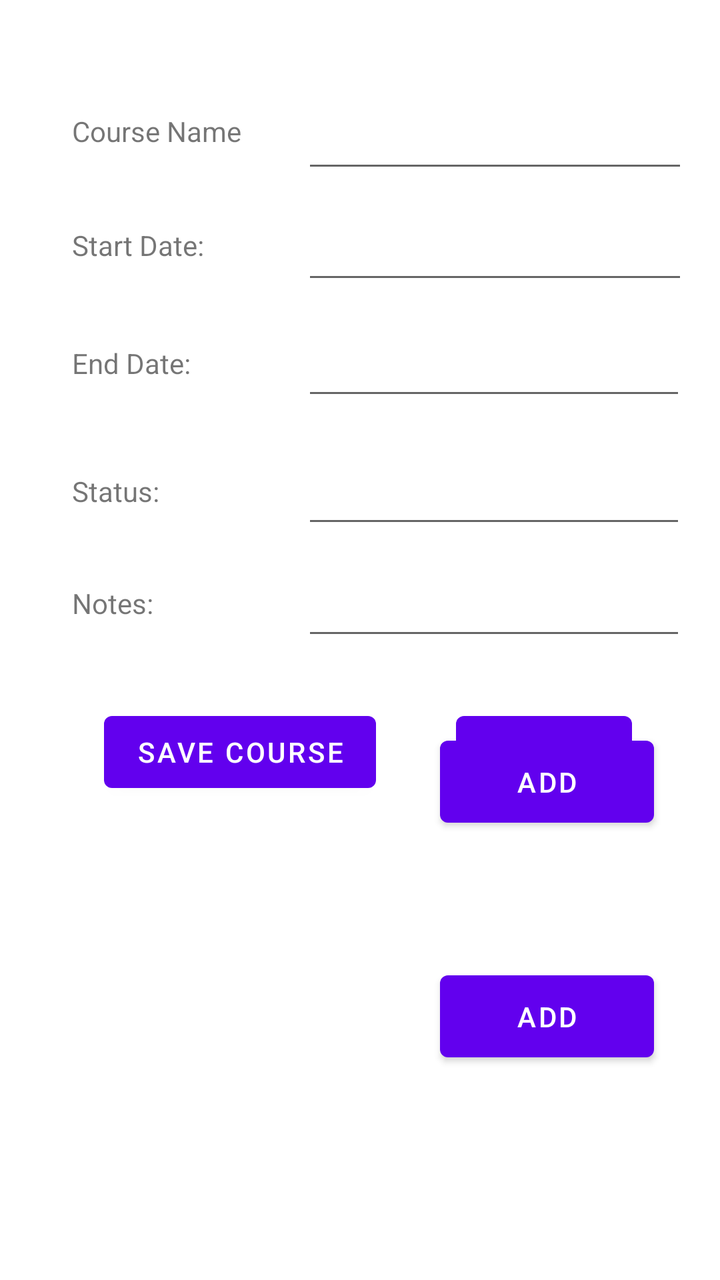
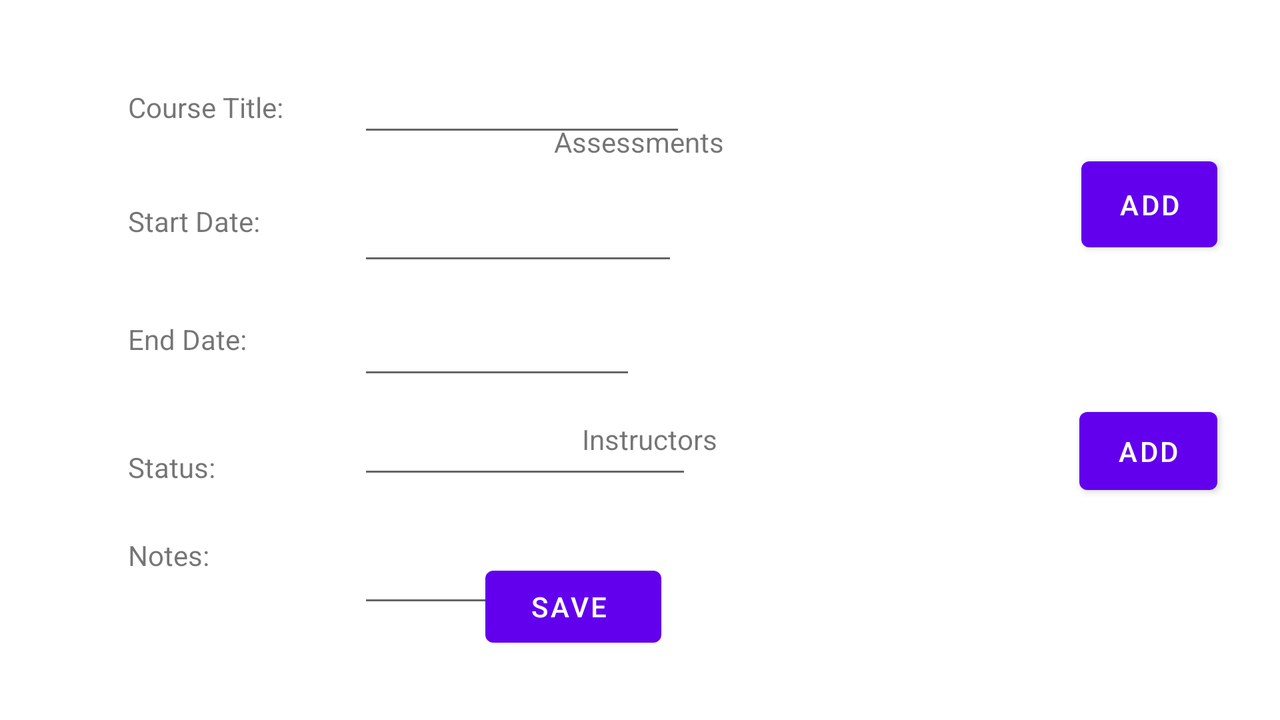

First picture: res/layout/ on a phone held upright. Second picture: the repository's own variant of that layout, on a device whose configuration matches the variant's folder. Source for both follows.
<!-- AndroidManifest.xml: application theme Theme.TermTracker -->
<!-- res/layout/activity_course_details.xml -->
<?xml version="1.0" encoding="utf-8"?>
<androidx.constraintlayout.widget.ConstraintLayout xmlns:android="http://schemas.android.com/apk/res/android"
    xmlns:app="http://schemas.android.com/apk/res-auto"
    xmlns:tools="http://schemas.android.com/tools"
    android:layout_width="match_parent"
    android:layout_height="match_parent"
    android:layout_margin="20dp"
    android:layout_marginTop="35dp"
    android:paddingTop="20dp"
    tools:context=".UI.CourseDetails">

    <EditText
        android:id="@+id/courseNameTitle"
        android:layout_width="193dp"
        android:layout_height="wrap_content"
        android:layout_marginStart="28dp"
        android:paddingLeft="5dp"
        app:layout_constraintBottom_toBottomOf="@id/textView"
        app:layout_constraintStart_toEndOf="@id/textView"
        app:layout_constraintTop_toTopOf="@id/textView" />

    <TextView
        android:id="@+id/textView"
        android:layout_width="87dp"
        android:layout_height="29dp"
        android:layout_marginStart="16dp"
        android:layout_marginTop="16dp"
        android:text="Course Name"
        app:layout_constraintStart_toStartOf="parent"
        app:layout_constraintTop_toTopOf="parent" />

    <TextView
        android:id="@+id/textView2"
        android:layout_width="wrap_content"
        android:layout_height="wrap_content"
        android:layout_marginTop="28dp"
        android:text="Start Date:"
        app:layout_constraintStart_toStartOf="@id/textView"
        app:layout_constraintTop_toBottomOf="@id/textView" />

    <EditText
        android:id="@+id/courseStartDate"
        android:layout_width="196dp"
        android:layout_height="43dp"
        android:ems="10"
        android:inputType="date"
        app:layout_constraintBottom_toBottomOf="@id/textView2"
        app:layout_constraintStart_toStartOf="@id/courseNameTitle"
        app:layout_constraintTop_toTopOf="@id/textView2"
        app:layout_constraintVertical_bias="0.375" />

    <TextView
        android:id="@+id/textView3"
        android:layout_width="wrap_content"
        android:layout_height="wrap_content"
        android:layout_marginTop="40dp"
        android:text="End Date:"
        app:layout_constraintStart_toStartOf="@id/textView"
        app:layout_constraintTop_toBottomOf="@id/textView2" />
    <EditText
        android:id="@+id/courseEndDate"
        android:layout_width="192dp"
        android:layout_height="47dp"
        android:ems="10"
        android:inputType="date"
        app:layout_constraintBottom_toBottomOf="@id/textView3"
        app:layout_constraintStart_toStartOf="@id/courseNameTitle"
        app:layout_constraintTop_toTopOf="@id/textView3" />

    <TextView
        android:id="@+id/textView4"
        android:layout_width="wrap_content"
        android:layout_height="wrap_content"
        android:layout_marginTop="104dp"
        android:text="Status: "
        app:layout_constraintStart_toStartOf="@id/textView"
        app:layout_constraintTop_toBottomOf="@id/textView2" />

    <EditText
        android:id="@+id/statusEditText"
        android:layout_width="192dp"
        android:layout_height="47dp"
        android:ems="10"
        android:inputType="text"
        app:layout_constraintBottom_toBottomOf="@id/textView4"
        app:layout_constraintStart_toStartOf="@id/courseNameTitle"
        app:layout_constraintTop_toTopOf="@id/textView4" />


    <TextView
        android:id="@+id/textView5"
        android:layout_width="wrap_content"
        android:layout_height="wrap_content"
        android:layout_marginTop="160dp"
        android:text="Notes: "
        app:layout_constraintStart_toStartOf="@id/textView"
        app:layout_constraintTop_toBottomOf="@id/textView2" />

    <EditText
        android:id="@+id/notesEditText"
        android:layout_width="192dp"
        android:layout_height="47dp"
        android:ems="10"
        android:inputType="text"
        app:layout_constraintBottom_toBottomOf="@id/textView5"
        app:layout_constraintStart_toStartOf="@id/courseNameTitle"
        app:layout_constraintTop_toTopOf="@id/textView5" />
    <Button
        android:id="@+id/saveCourseButton"
        android:layout_width="wrap_content"
        android:layout_height="wrap_content"
        android:layout_marginStart="32dp"
        android:layout_marginTop="180dp"
        android:text="Save Course"
        android:onClick="addCourseSaveButtonClicked"
        app:layout_constraintStart_toStartOf="parent"
        app:layout_constraintTop_toTopOf="@id/textView3" />

    <Button
        android:id="@+id/backButton"
        android:layout_width="wrap_content"
        android:layout_height="wrap_content"
        android:layout_marginStart="176dp"
        android:layout_marginTop="180dp"
        android:text="Back"
        app:layout_constraintStart_toStartOf="@id/saveCourseButton"
        app:layout_constraintTop_toTopOf="@id/textView3" />

    <androidx.recyclerview.widget.RecyclerView
        android:id="@+id/instructorRecyclerView"
        android:layout_width="327dp"
        android:layout_height="126dp"
        android:layout_marginTop="150dp"
        android:paddingLeft="10dp"
        android:paddingEnd="10dp"
        android:paddingRight="10dp"
        app:layout_constraintBottom_toBottomOf="parent"
        app:layout_constraintEnd_toEndOf="parent"
        app:layout_constraintStart_toStartOf="parent"
        app:layout_constraintTop_toBottomOf="@id/textView3"
        app:layout_constraintVertical_bias="0.3" />

    <androidx.recyclerview.widget.RecyclerView
        android:id="@+id/assessmentRecyclerView"
        android:layout_width="327dp"
        android:layout_height="126dp"
        android:layout_marginTop="150dp"
        android:paddingLeft="10dp"
        android:paddingEnd="10dp"
        android:paddingRight="10dp"
        app:layout_constraintBottom_toBottomOf="parent"
        app:layout_constraintEnd_toEndOf="parent"
        app:layout_constraintStart_toStartOf="parent"
        app:layout_constraintTop_toBottomOf="@id/textView3"
        app:layout_constraintVertical_bias="0.876" >
    </androidx.recyclerview.widget.RecyclerView>

    <Button
        android:id="@+id/addInstructorButton"
        android:onClick="addInstructorButtonClicked"
        android:layout_width="107dp"
        android:layout_height="53dp"
        android:text="Add"
        app:layout_constraintBottom_toBottomOf="@+id/addAssessmentButton"
        app:layout_constraintEnd_toEndOf="@+id/addAssessmentButton"
        app:layout_constraintHorizontal_bias="0.0"
        app:layout_constraintStart_toStartOf="@+id/addAssessmentButton"
        app:layout_constraintTop_toTopOf="parent"
        app:layout_constraintVertical_bias="0.734" />

    <Button
        android:id="@+id/addAssessmentButton"
        android:onClick="addAssessmentButtonClicked"
        android:layout_width="107dp"
        android:layout_height="53dp"
        android:text="Add"
        app:layout_constraintBottom_toBottomOf="parent"
        app:layout_constraintEnd_toEndOf="parent"
        app:layout_constraintHorizontal_bias="0.939"
        app:layout_constraintStart_toStartOf="parent"
        app:layout_constraintTop_toTopOf="parent"
        app:layout_constraintVertical_bias="0.838" />
</androidx.constraintlayout.widget.ConstraintLayout>
<!-- resources referenced by this layout -->
<resources>
  <style name="Theme.TermTracker" parent="Theme.MaterialComponents.DayNight.DarkActionBar">
          
          <item name="colorPrimary">@color/purple_500</item>
          <item name="colorPrimaryVariant">@color/purple_700</item>
          <item name="colorOnPrimary">@color/white</item>
          
          <item name="colorSecondary">@color/teal_200</item>
          <item name="colorSecondaryVariant">@color/teal_700</item>
          <item name="colorOnSecondary">@color/black</item>
          
          <item name="android:statusBarColor">?attr/colorPrimaryVariant</item>
          
      </style>
</resources>
<!-- res/layout-land/activity_course_details.xml (the repository's variant of the layout above) -->
<!-- drawn on the phone turned sideways -->
<?xml version="1.0" encoding="utf-8"?>
<androidx.constraintlayout.widget.ConstraintLayout xmlns:android="http://schemas.android.com/apk/res/android"
    xmlns:app="http://schemas.android.com/apk/res-auto"
    xmlns:tools="http://schemas.android.com/tools"
    android:layout_width="match_parent"
    android:layout_height="match_parent"
    android:layout_margin="20dp"
    android:layout_marginTop="35dp"
    android:paddingTop="20dp"
    tools:context=".UI.CourseDetails">

    <EditText
        android:id="@+id/courseNameTitle"
        android:layout_width="164dp"
        android:layout_height="52dp"
        android:layout_marginStart="28dp"
        android:paddingLeft="5dp"
        app:layout_constraintBottom_toBottomOf="@id/textView"
        app:layout_constraintStart_toEndOf="@id/textView"
        app:layout_constraintTop_toTopOf="@id/textView"
        app:layout_constraintVertical_bias="1.0" />

    <TextView
        android:id="@+id/textView"
        android:layout_width="87dp"
        android:layout_height="29dp"
        android:layout_marginStart="44dp"
        android:layout_marginTop="4dp"
        android:text="Course Title:"
        app:layout_constraintEnd_toStartOf="@+id/courseNameTitle"
        app:layout_constraintHorizontal_bias="0.5"
        app:layout_constraintStart_toStartOf="parent"
        app:layout_constraintTop_toTopOf="parent" />

    <TextView
        android:id="@+id/textView2"
        android:layout_width="wrap_content"
        android:layout_height="wrap_content"
        android:layout_marginTop="28dp"
        android:text="Start Date:"
        app:layout_constraintStart_toStartOf="@id/textView"
        app:layout_constraintTop_toBottomOf="@id/textView" />

    <EditText
        android:id="@+id/courseStartDate"
        android:layout_width="160dp"
        android:layout_height="47dp"
        android:ems="10"
        android:inputType="date"
        app:layout_constraintBottom_toBottomOf="@id/textView2"
        app:layout_constraintStart_toStartOf="@id/courseNameTitle"
        app:layout_constraintTop_toTopOf="@id/textView2"
        app:layout_constraintVertical_bias="0.375" />

    <TextView
        android:id="@+id/textView3"
        android:layout_width="wrap_content"
        android:layout_height="wrap_content"
        android:layout_marginTop="40dp"
        android:text="End Date:"
        app:layout_constraintStart_toStartOf="@id/textView"
        app:layout_constraintTop_toBottomOf="@id/textView2" />

    <EditText
        android:id="@+id/courseEndDate"
        android:layout_width="139dp"
        android:layout_height="50dp"
        android:ems="10"
        android:inputType="date"
        app:layout_constraintBottom_toBottomOf="@id/textView3"
        app:layout_constraintStart_toStartOf="@id/courseNameTitle"
        app:layout_constraintTop_toTopOf="@id/textView3" />

    <TextView
        android:id="@+id/textView4"
        android:layout_width="wrap_content"
        android:layout_height="wrap_content"
        android:layout_marginTop="104dp"
        android:text="Status: "
        app:layout_constraintStart_toStartOf="@id/textView"
        app:layout_constraintTop_toBottomOf="@id/textView2" />


    <EditText
        android:id="@+id/statusEditText"
        android:layout_width="167dp"
        android:layout_height="50dp"
        android:ems="10"
        android:inputType="text"
        app:layout_constraintBottom_toBottomOf="@id/textView4"
        app:layout_constraintStart_toStartOf="@id/courseNameTitle"
        app:layout_constraintTop_toTopOf="@id/textView4"
        app:layout_constraintVertical_bias="0.964" />

    <TextView
        android:id="@+id/textView5"
        android:layout_width="wrap_content"
        android:layout_height="wrap_content"
        android:layout_marginTop="148dp"
        android:text="Notes: "
        app:layout_constraintStart_toStartOf="@id/textView"
        app:layout_constraintTop_toBottomOf="@id/textView2" />

    <EditText
        android:id="@+id/notesEditText"
        android:layout_width="124dp"
        android:layout_height="51dp"
        android:ems="10"
        android:inputType="text"
        app:layout_constraintBottom_toBottomOf="@id/textView5"
        app:layout_constraintEnd_toEndOf="parent"
        app:layout_constraintHorizontal_bias="0.0"
        app:layout_constraintStart_toStartOf="@id/courseNameTitle"
        app:layout_constraintTop_toTopOf="@id/textView5"
        app:layout_constraintVertical_bias="0.333" />

    <Button
        android:id="@+id/saveCourseButton"
        android:layout_width="wrap_content"
        android:layout_height="wrap_content"
        android:onClick="addCourseSaveButtonClicked"
        android:text="Save "
        app:layout_constraintBottom_toBottomOf="parent"
        app:layout_constraintEnd_toEndOf="parent"
        app:layout_constraintHorizontal_bias="0.435"
        app:layout_constraintStart_toStartOf="parent"
        app:layout_constraintTop_toTopOf="parent"
        app:layout_constraintVertical_bias="0.95" />

    <androidx.recyclerview.widget.RecyclerView
        android:id="@+id/instructorRecyclerView"
        android:layout_width="251dp"
        android:layout_height="123dp"
        android:paddingLeft="10dp"
        android:paddingEnd="10dp"
        android:paddingRight="10dp"
        app:layout_constraintBottom_toBottomOf="parent"
        app:layout_constraintEnd_toEndOf="parent"
        app:layout_constraintHorizontal_bias="0.834"
        app:layout_constraintStart_toStartOf="parent"
        app:layout_constraintTop_toTopOf="parent"
        app:layout_constraintVertical_bias="0.773" />

    <androidx.recyclerview.widget.RecyclerView
        android:id="@+id/assessmentRecyclerView"
        android:layout_width="247dp"
        android:layout_height="122dp"
        android:paddingLeft="10dp"
        android:paddingEnd="10dp"
        android:paddingRight="10dp"
        app:layout_constraintBottom_toBottomOf="parent"
        app:layout_constraintEnd_toEndOf="parent"
        app:layout_constraintHorizontal_bias="0.831"
        app:layout_constraintStart_toStartOf="parent"
        app:layout_constraintTop_toTopOf="parent"
        app:layout_constraintVertical_bias="0.032"></androidx.recyclerview.widget.RecyclerView>

    <Button
        android:id="@+id/addInstructorButton"
        android:layout_width="69dp"
        android:layout_height="51dp"
        android:onClick="addInstructorButtonClicked"
        android:text="Add"
        app:layout_constraintBottom_toBottomOf="parent"
        app:layout_constraintEnd_toEndOf="@+id/addAssessmentButton"
        app:layout_constraintHorizontal_bias="1.0"
        app:layout_constraintStart_toStartOf="parent"
        app:layout_constraintTop_toTopOf="parent"
        app:layout_constraintVertical_bias="0.643" />

    <Button
        android:id="@+id/addAssessmentButton"
        android:layout_width="68dp"
        android:layout_height="55dp"
        android:onClick="addAssessmentButtonClicked"
        android:text="Add"
        app:layout_constraintBottom_toBottomOf="parent"
        app:layout_constraintEnd_toEndOf="parent"
        app:layout_constraintHorizontal_bias="0.979"
        app:layout_constraintStart_toStartOf="parent"
        app:layout_constraintTop_toTopOf="parent"
        app:layout_constraintVertical_bias="0.142" />

    <TextView
        android:id="@+id/textView8"
        android:layout_width="wrap_content"
        android:layout_height="wrap_content"
        android:text="Instructors"
        app:layout_constraintBottom_toBottomOf="parent"
        app:layout_constraintEnd_toEndOf="parent"
        app:layout_constraintHorizontal_bias="0.509"
        app:layout_constraintStart_toStartOf="parent"
        app:layout_constraintTop_toTopOf="parent"
        app:layout_constraintVertical_bias="0.605" />

    <TextView
        android:id="@+id/textView9"
        android:layout_width="wrap_content"
        android:layout_height="wrap_content"
        android:text="Assessments"
        app:layout_constraintBottom_toBottomOf="parent"
        app:layout_constraintEnd_toEndOf="parent"
        app:layout_constraintHorizontal_bias="0.499"
        app:layout_constraintStart_toStartOf="parent"
        app:layout_constraintTop_toTopOf="parent"
        app:layout_constraintVertical_bias="0.076" />
</androidx.constraintlayout.widget.ConstraintLayout>
